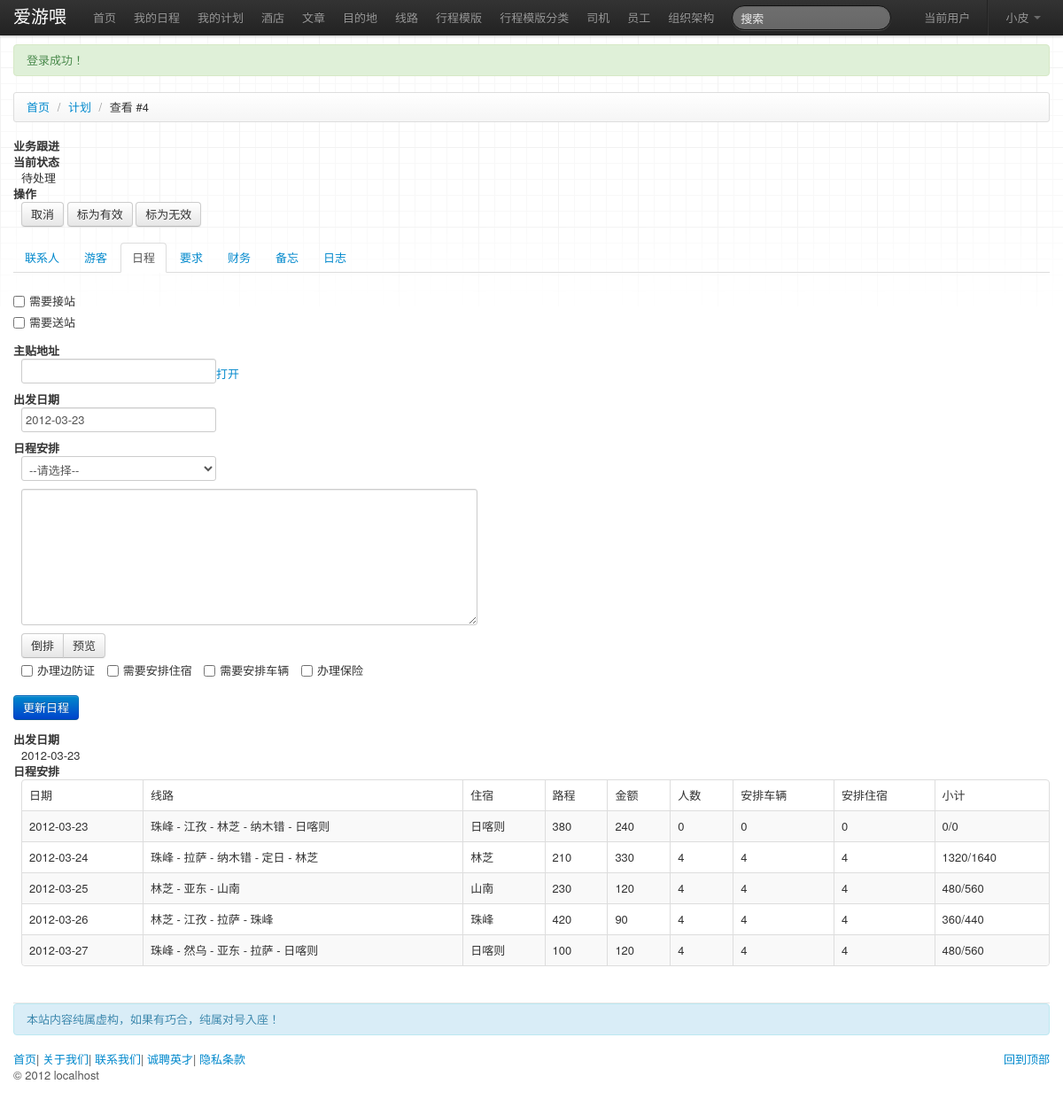
Screenshot of /plan.php?act=view&id=4 (signed in) with the database file from the repository.
### tables this page shows
CREATE TABLE IF NOT EXISTS `plan` (
  `id` int(10) unsigned NOT NULL AUTO_INCREMENT,
  `forum_url` varchar(255) NOT NULL,
  `car_request` text NOT NULL,
  `room_request` text NOT NULL,
  `other_request` text NOT NULL,
  `user_id` int(10) unsigned NOT NULL DEFAULT '0',
  `market_staff_id` int(10) unsigned NOT NULL DEFAULT '0',
  `car_staff_id` int(10) unsigned NOT NULL DEFAULT '0',
  `room_staff_id` int(10) unsigned NOT NULL DEFAULT '0',
  `contact_id` int(10) unsigned NOT NULL DEFAULT '0',
  `tourist_cnt` int(10) unsigned NOT NULL DEFAULT '1',
  `start_date` date NOT NULL,
  `need_seeoff` tinyint(3) unsigned NOT NULL DEFAULT '0',
  `need_passport` tinyint(3) unsigned NOT NULL DEFAULT '0',
  `need_insurance` tinyint(3) unsigned NOT NULL DEFAULT '0',
  `need_hotel` tinyint(3) unsigned NOT NULL DEFAULT '0',
  `need_car` tinyint(3) unsigned NOT NULL DEFAULT '0',
  `seeoff_date` date NOT NULL,
  `seeoff_destination` varchar(50) NOT NULL,
  `seeoff_method` varchar(50) NOT NULL,
  `seeoff_detail` varchar(512) NOT NULL,
  `need_receive` tinyint(3) unsigned NOT NULL DEFAULT '0',
  `arrive_date` date NOT NULL,
  `arrive_destination` varchar(50) NOT NULL,
  `arrive_method` varchar(50) NOT NULL,
  `arrive_detail` varchar(512) NOT NULL,
  `schedule_template_id` varchar(512) NOT NULL,
  `schedule_txt` varchar(512) NOT NULL,
  `price` int(10) unsigned NOT NULL DEFAULT '0',
  `paid` int(10) unsigned NOT NULL DEFAULT '0',
  `balance` int(10) NOT NULL DEFAULT '0',
  `created` datetime NOT NULL,
  `status` varchar(30) NOT NULL,
  `car_status` varchar(30) NOT NULL,
  `schedule_status` varchar(30) NOT NULL,
  `room_status` varchar(30) NOT NULL,
  PRIMARY KEY (`id`)
);

CREATE TABLE IF NOT EXISTS `plan_tour` (
  `id` int(10) unsigned NOT NULL AUTO_INCREMENT,
  `plan_id` int(10) unsigned NOT NULL,
  `tour_id` int(10) unsigned NOT NULL,
  `destination_id` int(10) unsigned NOT NULL,
  `destination` varchar(50) NOT NULL,
  `the_date` date NOT NULL,
  `car_tourist_cnt` int(10) unsigned NOT NULL DEFAULT '0',
  `room_tourist_cnt` int(10) unsigned NOT NULL DEFAULT '0',
  `tourist_cnt` int(10) unsigned NOT NULL DEFAULT '1',
  `market_price_sum` int(10) unsigned NOT NULL,
  `price_sum` int(10) unsigned NOT NULL,
  PRIMARY KEY (`id`)
);

CREATE TABLE IF NOT EXISTS `tour` (
  `id` int(10) unsigned NOT NULL AUTO_INCREMENT,
  `name` varchar(255) NOT NULL,
  `destination_id` int(10) unsigned NOT NULL DEFAULT '0',
  `destination` varchar(255) NOT NULL,
  `description` text NOT NULL,
  `market_price` int(10) unsigned NOT NULL DEFAULT '0',
  `price` int(10) unsigned NOT NULL DEFAULT '0',
  `distance` int(10) unsigned NOT NULL DEFAULT '0',
  `created` datetime NOT NULL,
  `updated` datetime NOT NULL,
  PRIMARY KEY (`id`)
);

### lib/common.php (called while the page is built, shortened)
<?php
$db_config = parse_ini_file(APP_ROOT . '/data/database.local.ini', true);
$db = Et_Db::instance($db_config);
function todo_autoload($klass)
{
    if(substr($klass, 0, 2)=='Et')
    {
        return true;
    }
    elseif(file_exists($filename = APP_ROOT . '/lib/models/' . str_replace('_', '/', $klass) . '.php'))
    {
        include_once($filename);
        return true;
    }
    return false;
}

### lib/Et/Db.php (called while the page is built, shortened)
<?php
class Et_Db
{
    protected $config = array();
    protected $conn;
    protected $result;
    public static $instances=array();
    public static $debug = true;
    public static function instance($config, $name='default')
    {
        return self::$instances[$name];
    }
    protected function __construct($config, $name='default')
    {
        $this->config = $config;
        self::$instances[$name] = $this;
    }
    function connect()
    {
        if($this->conn)
        {
            return ;
        }
        if(!($this->conn = @mysql_connect($this->config['host'], $this->config['user'], $this->config['pass'])))
        {
            if(self::$debug)
            {
                $this->msg('', "can not connect to database host: {$this->config['user']}@{$this->config['host']}, using password:" . ($this->config['pass']?'YES':'NO'), true);
            }
            else
            {
                $this->msg('', "can not connect to database", true);
            }
        }
    }
    function query($sql)
    {
        $sql = preg_replace('/\s+/', ' ', $sql);
        $this->result = mysql_query($sql, $this->conn);
    }
    function find($table, $id)
    {
        if(is_array($id))
        {
            $where = $this->buildWhere($id);
            $sql = "select * from {$table} where " . implode(' and ', $where);
            return $this->fetchAll($sql);
        }
        elseif(is_numeric($id))
        {
            $sql = "select * from {$table} where id=" . $id;
            return $this->fetchRow($sql);
        }
    }
    function fetchRow($sql, $type = MYSQL_ASSOC)
    {
        $this->query($sql);
        if($this->result)
        {
            return mysql_fetch_array($this->result, $type);
        }
        return null;
    }
    function fetchAll($sql, $type = MYSQL_ASSOC, $key_field=null)
    {
        if(!in_array($type, array(MYSQL_ASSOC, MYSQL_NUM, MYSQL_BOTH)))
        {
            $key_field = $type;
            $type = MYSQL_ASSOC;
        }
        $this->query($sql);
        $rows = array();
        if($this->result)
        {
            while($row = mysql_fetch_array($this->result, $type))
            {
                if($key_field)
                {
                    $rows[$row[$key_field]] = $row;
                }
                else
                {
                    $rows[] = $row;
                }
            }
        }
        return $rows;
    }
}

### templates/plan_view.php (the view, shortened to what this page needs)
<ul class="breadcrumb">
  <li><a href="/">首页</a> <span class="divider">/</span></li>
  <li><a href="plan.php?act=list">计划</a> <span class="divider">/</span></li>
  <li class="active">查看 #<?php echo $plan['id']?></li>
</ul>
<?php $plan['contact'] = $contact;?>
<dl>
<dt>业务跟进</dt>
        <dt>当前状态</dt>
          <dd>
          <?php echo $statuss[$plan['status']]['text'];?>
           </dd>
        <?php if($next_statuss = $statuss[$plan['status']]['next']):?>
          <dt>操作</dt>
          <dd>
           <?php foreach(explode(',', $next_statuss) as $next_status):$next_status_info = $statuss[$next_status];?>
          <a class="btn" href="plan.php?act=set-status&status=<?php echo $next_status;?>&id=<?php echo $plan['id']?>"><?php echo $next_status_info['action_text']?></a>
          <?php endforeach;?>
          </dd>
        <?php endif;?>
        </dl>
 <div class="tabbable tabs-top">
  <ul class="nav nav-tabs">
    <li><a href="#tab_contact" data-toggle="tab">联系人</a></li>
    <li><a href="#tab_tourist" data-toggle="tab">游客</a></li>
    <li class="active"><a href="#tab_schedule" data-toggle="tab">日程</a></li>
    <li><a href="#tab_request" data-toggle="tab">要求</a></li>
    <li><a href="#tab_payment" data-toggle="tab">财务</a></li>
    <li><a href="#tab_note" data-toggle="tab">备忘</a></li>
    <li><a href="#tab_history" data-toggle="tab">日志</a></li>
  </ul>
  <div class="tab-content">
    <div class="tab-pane active" id="tab_schedule">
<form method="post" action="plan.php?act=update-schedule" enctype="multipart/form-data">
<div>
<h4><label class="checkbox inline"><input type="hidden" name="plan[need_receive]" value="0" /><input type="checkbox" id="plan_need_receive" name="plan[need_receive]" value="1"<?php echo 1==@$plan['need_receive'] && print(' checked="true"');?> />需要接站</label></h4>
</div>
<div>
<h4><label class="checkbox inline"><input type="hidden" name="plan[need_seeoff]" value="0" /><input type="checkbox" id="plan_need_seeoff" name="plan[need_seeoff]" value="1"<?php echo 1==@$plan['need_seeoff'] && print(' checked="true"');?> />需要送站</label></h4>
</div>
<div>
    <dl>
        <dt>主贴地址</dt>
          <dd>
          <input type="text" id="forum_url" name="plan[forum_url]" value="<?php echo $plan['forum_url'];?>" size="255" /><a href="<?php echo $plan['forum_url']?>" target="_blank">打开</a></dd>
                <dt>出发日期</dt>
                <dd><input type="text" id="start_date" name="plan[start_date]" value="<?php echo $plan['start_date'];?>" size="10" /></dd>
                 <dt>日程安排</dt>
                <dd>
                <select id="schedule_template_selector" name="plan[schedule_template_id]">
                    <option value="" selected="selected">--请选择--</option>
                </select><br />
                <textarea id="schedule_txt" name="plan[schedule_txt]" rows="8" cols="70"><?php echo $plan['schedule_txt'];?></textarea>
                <div class="btn-group">
                <input type="button" class="btn btn-reverse-schedule" value="倒排"/>
                <input type="button" class="btn btn-preview-schedule" value="预览"/>
                </div>
                <label class="checkbox inline"><input type="hidden" name="plan[need_passport]" value="0" /><input type="checkbox" id="plan_need_passport" name="plan[need_passport]" value="1"<?php echo 1==@$plan['need_passport'] && print(' checked="true"');?> />办理边防证</label>
                <label class="checkbox inline"><input type="hidden" name="plan[need_hotel]" value="0" /><input type="checkbox" id="plan_need_hotel" name="plan[need_hotel]" value="1"<?php echo 1==@$plan['need_hotel'] && print(' checked="true"');?> />需要安排住宿</label>
                <label class="checkbox inline"><input type="hidden" name="plan[need_car]" value="0" /><input type="checkbox" id="plan_need_car" name="plan[need_car]" value="1"<?php echo 1==@$plan['need_car'] && print(' checked="true"');?> />需要安排车辆</label>
                <label class="checkbox inline"><input type="hidden" name="plan[need_insurance]" value="0" /><input type="checkbox" id="plan_need_insurance" name="plan[need_insurance]" value="1"<?php echo 1==@$plan['need_insurance'] && print(' checked="true"');?> />办理保险</label>
                </dd>
            </dl>
</div>
      <input type="submit" value="更新日程" class="btn btn-primary"  />
        <dl>
          <dt>出发日期</dt><dd><?php echo $plan['start_date']?></dd>
          <dt>日程安排</dt><dd>
          <table class="table table-bordered table-striped">
          <thead><tr>
            <td>日期</td>
            <td>线路</td>
            <td>住宿</td>
            <td>路程</td>
            <td>金额</td>
            <td>人数</td>
            <td>安排车辆</td>
            <td>安排住宿</td>
            <td>小计</td>
          </tr></thead>
          <tbody><?php if(!empty($plan['tours'])):?>
          <?php foreach($plan['tours'] as $i=>$plan_tour):?>
          <tr>
            <td><?php echo $plan_tour['the_date'];?></td>
            <td><?php echo $plan_tour['name'];?></td>
            <td><?php echo $plan_tour['destination'];?></td>
            <td><?php echo $plan_tour['distance'];?></td>
            <td><?php echo $plan_tour['price'];?></td>
            <td><?php echo $plan_tour['tourist_cnt'];?></td>
            <td><?php echo $plan_tour['car_tourist_cnt'];?>
            </td>
            <td><?php echo $plan_tour['room_tourist_cnt'];?>
            </td>
            <td><?php echo $plan_tour['price_sum'];?>/<?php echo $plan_tour['market_price_sum'];?></td>
          </tr>
          <?php endforeach;?>
          <?php else:?>
          <tr>
            <td colspan="100">咦，没有安排日程！</td>
          </tr>
          <?php endif;?></tbody>
        </table> </dd>
        </dl>
</form>
      </div>

### rows the page displays
plan: id "4", status "待处理", status "取消", status "标为有效", status "标为无效", start_date "2012-03-23"
plan_tour: the_date "2012-03-23", tour.name "珠峰 - 江孜 - 林芝 - 纳木错 - 日喀则", tour.destination "日喀则", tour.distance "380", tour.price "240", tourist_cnt "0", car_tourist_cnt "0", room_tourist_cnt "0", price_sum "0", market_price_sum "0"
plan_tour: the_date "2012-03-24", tour.name "珠峰 - 拉萨 - 纳木错 - 定日 - 林芝", tour.destination "林芝", tour.distance "210", tour.price "330", tourist_cnt "4", car_tourist_cnt "4", room_tourist_cnt "4", price_sum "1320", market_price_sum "1640"
plan_tour: the_date "2012-03-25", tour.name "林芝 - 亚东 - 山南", tour.destination "山南", tour.distance "230", tour.price "120", tourist_cnt "4", car_tourist_cnt "4", room_tourist_cnt "4", price_sum "480", market_price_sum "560"
plan_tour: the_date "2012-03-26", tour.name "林芝 - 江孜 - 拉萨 - 珠峰", tour.destination "珠峰", tour.distance "420", tour.price "90", tourist_cnt "4", car_tourist_cnt "4", room_tourist_cnt "4", price_sum "360", market_price_sum "440"
plan_tour: the_date "2012-03-27", tour.name "珠峰 - 然乌 - 亚东 - 拉萨 - 日喀则", tour.destination "日喀则", tour.distance "100", tour.price "120", tourist_cnt "4", car_tourist_cnt "4", room_tourist_cnt "4", price_sum "480", market_price_sum "560"

### other values shown
$config['site']['name'] "爱游喂"
$item['title'] "我的日程"
$item['title'] "我的计划"
$item['title'] "酒店"
$item['title'] "文章"
$item['title'] "目的地"
$item['title'] "线路"
$item['title'] "行程模版"
$item['title'] "行程模版分类"
$item['title'] "司机"
$item['title'] "员工"
$item['title'] "组织架构"
$_SESSION['staff']['name'] "小皮"
$_SESSION['last_notice']['content'] "登录成功！"
$_SERVER['HTTP_HOST'] "localhost"
